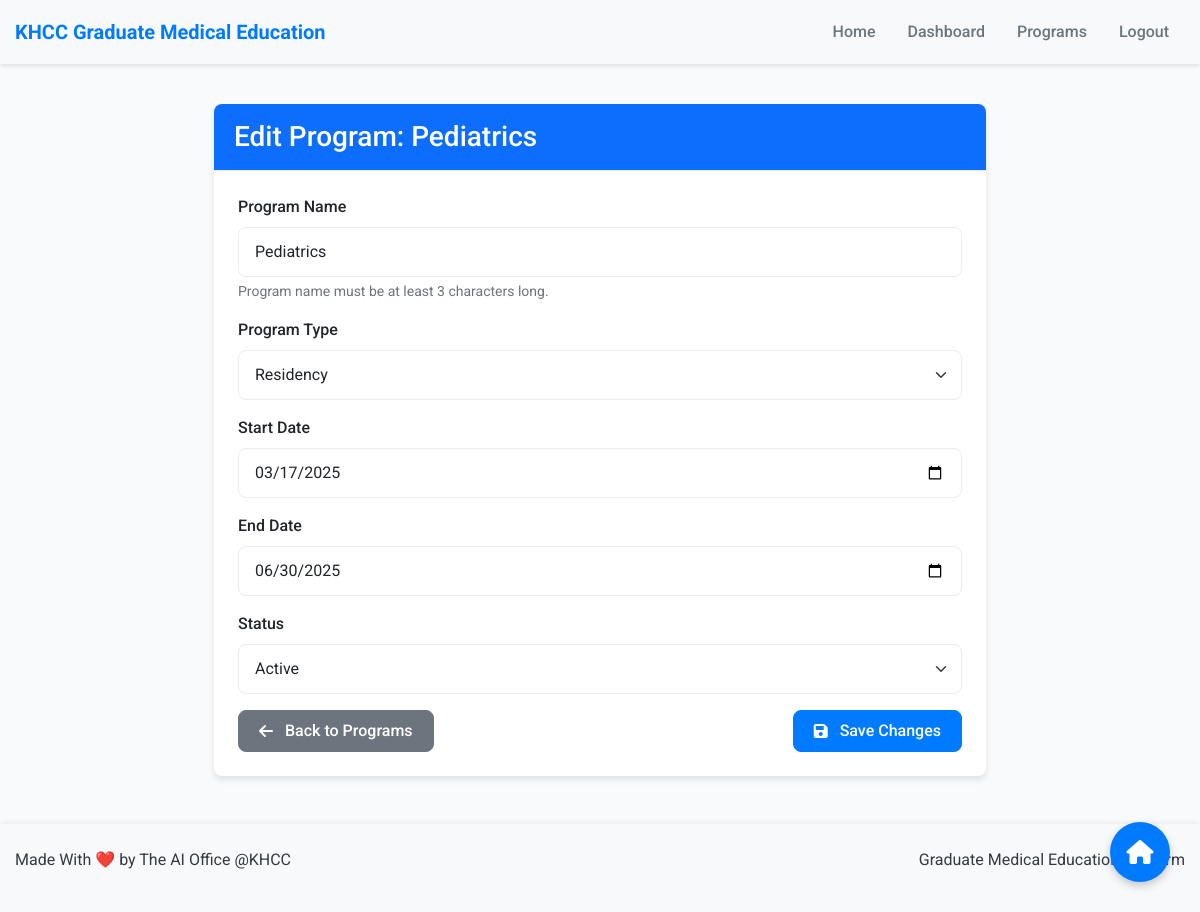
/edit-program/1/ (signed in), run on an earlier commit of the app's database.
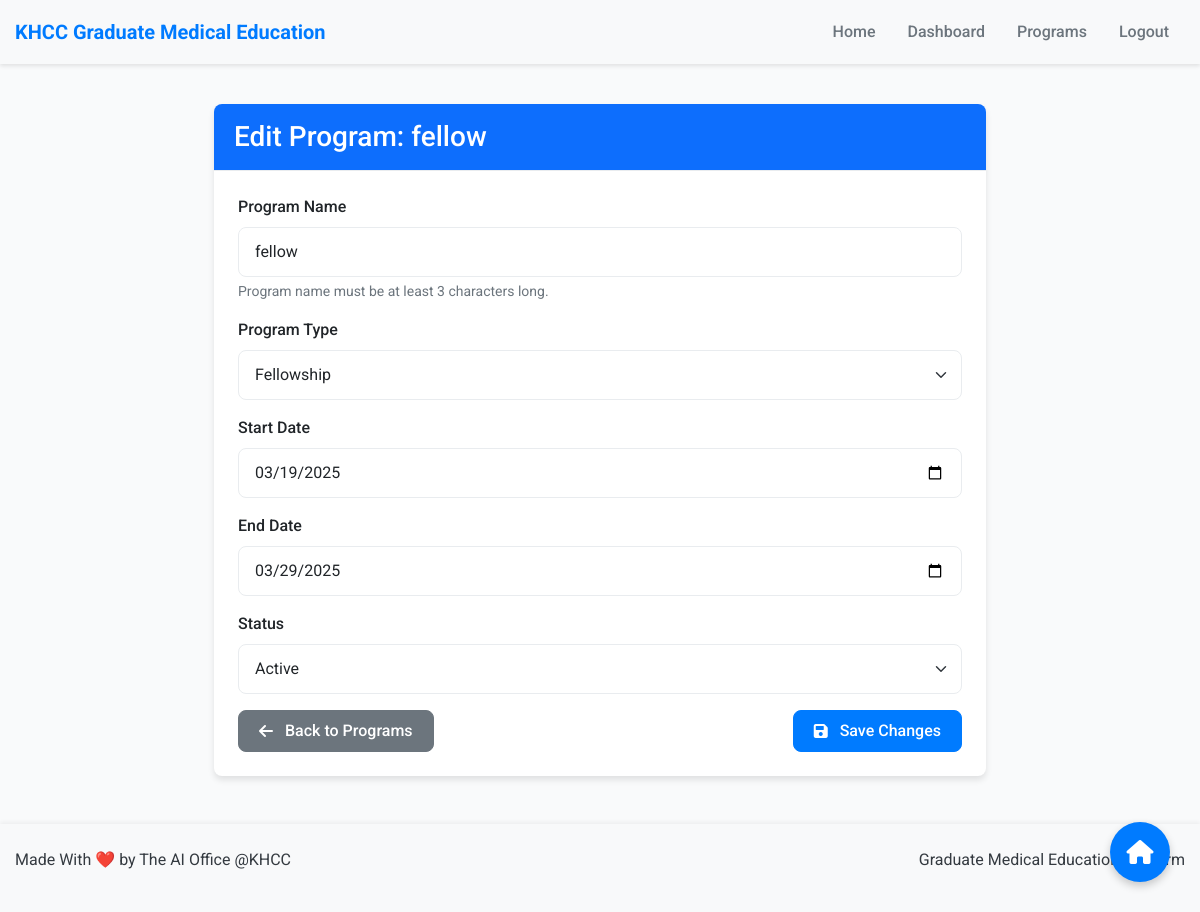
And on a later commit of the database.
### users/models.py (models this page shows, shortened)
class Program(models.Model):
    PROGRAM_TYPE_CHOICES = (
        ('RESIDENCY', 'Residency'),
        ('FELLOWSHIP', 'Fellowship'),
    )
    STATUS_CHOICES = (
        ('ACTIVE', 'Active'),
        ('INACTIVE', 'Inactive'),
    )
    name = models.CharField(max_length=100, validators=[MinLengthValidator(3)])
    program_type = models.CharField(max_length=20, choices=PROGRAM_TYPE_CHOICES)
    start_date = models.DateField()
    end_date = models.DateField()
    status = models.CharField(max_length=10, choices=STATUS_CHOICES, default='ACTIVE')
    capacity = models.PositiveIntegerField(null=True, blank=True)

### users/views.py (the view)
# urls.py: path('edit-program/<int:program_id>/', views.edit_program, name='edit_program'),
@login_required
@user_passes_test(is_gme_staff)
def edit_program(request, program_id):
    program = get_object_or_404(Program, id=program_id)
    if request.method == 'POST':
        form = ProgramForm(request.POST, instance=program)
        if form.is_valid():
            form.save()
            messages.success(request, 'Program updated successfully.')
            return redirect('manage_programs')
    else:
        form = ProgramForm(instance=program)
    return render(request, 'users/edit_program.html', {'form': form, 'program': program})

### users/forms.py (shortened to what this page needs)
class ProgramForm(forms.ModelForm):
    class Meta:
        model = Program
        fields = ('name', 'program_type', 'start_date', 'end_date', 'status')
        widgets = {
            'start_date': forms.DateInput(attrs={'type': 'date'}),
            'end_date': forms.DateInput(attrs={'type': 'date'}),
        }

### users/views.py (called while the page is built)
def is_gme_staff(user):
    return user.is_authenticated and user.user_type == 'GME_STAFF'

### users/templates/users/edit_program.html (shortened to what this page needs)
{% extends 'users/base.html' %}
{% block content %}
<div class="row justify-content-center">
    <div class="col-md-8">
        <div class="card">
            <div class="card-header bg-primary text-white">
                <h3 class="mb-0">Edit Program: {{ program.name }}</h3>
            </div>
            <div class="card-body">
                <form method="post" novalidate>
                    <div class="mb-3">
                        <label for="id_name" class="form-label">Program Name</label>
                        <input type="text" name="name" id="id_name" class="form-control {% if form.name.errors %}is-invalid{% endif %}" value="{{ form.name.value }}" required minlength="3">
                        <div class="form-text">Program name must be at least 3 characters long.</div>
                    </div>
                    <div class="mb-3">
                        <label for="id_program_type" class="form-label">Program Type</label>
                        <select name="program_type" id="id_program_type" class="form-select {% if form.program_type.errors %}is-invalid{% endif %}" required>
                            {% for value, text in form.program_type.field.choices %}
                                <option value="{{ value }}" {% if value == form.program_type.value %}selected{% endif %}>{{ text }}</option>
                            {% endfor %}
                        </select>
                    </div>
                    <div class="mb-3">
                        <label for="id_start_date" class="form-label">Start Date</label>
                        <input type="date" name="start_date" id="id_start_date" class="form-control {% if form.start_date.errors %}is-invalid{% endif %}" value="{{ form.start_date.value|date:'Y-m-d' }}" required>
                    </div>
                    <div class="mb-3">
                        <label for="id_end_date" class="form-label">End Date</label>
                        <input type="date" name="end_date" id="id_end_date" class="form-control {% if form.end_date.errors %}is-invalid{% endif %}" value="{{ form.end_date.value|date:'Y-m-d' }}" required>
                    </div>
                    <div class="mb-3">
                        <label for="id_status" class="form-label">Status</label>
                        <select name="status" id="id_status" class="form-select {% if form.status.errors %}is-invalid{% endif %}" required>
                            {% for value, text in form.status.field.choices %}
                                <option value="{{ value }}" {% if value == form.status.value %}selected{% endif %}>{{ text }}</option>
                            {% endfor %}
                        </select>
                    </div>
                    <div class="d-flex justify-content-between">
                        <a href="{% url 'manage_programs' %}" class="btn btn-secondary">
                            <i class="fas fa-arrow-left me-1"></i>Back to Programs
                        </a>
                        <button type="submit" class="btn btn-primary">
                            <i class="fas fa-save me-1"></i>Save Changes
                        </button>
                    </div>
                </form>
            </div>
        </div>
    </div>
</div>
{% endblock %}

What changed in the data, as far as the page shows it:
changed Program "Active": name "Pediatrics" → "fellow"; program_type "Residency" → "Fellowship"; start_date "03/17/2025" → "03/19/2025"; end_date "06/30/2025" → "03/29/2025"
